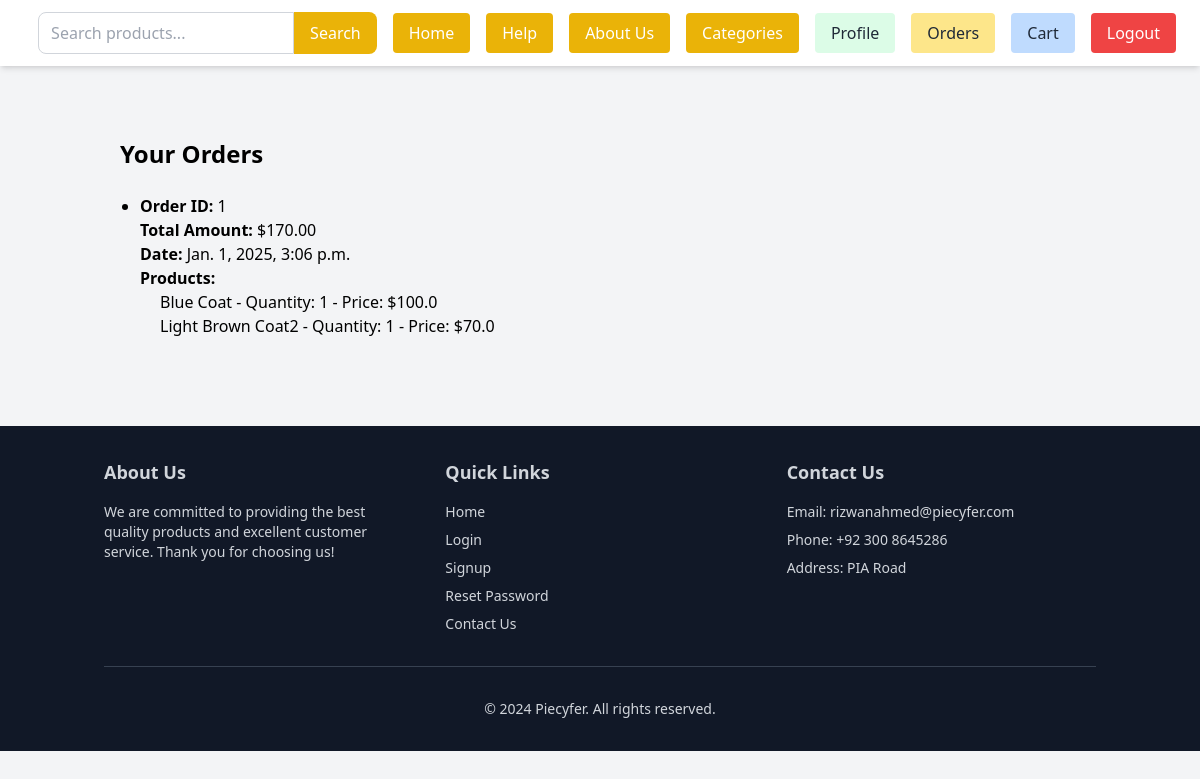
Before: /api/cart/orders/view/ (signed in) with the older database file.
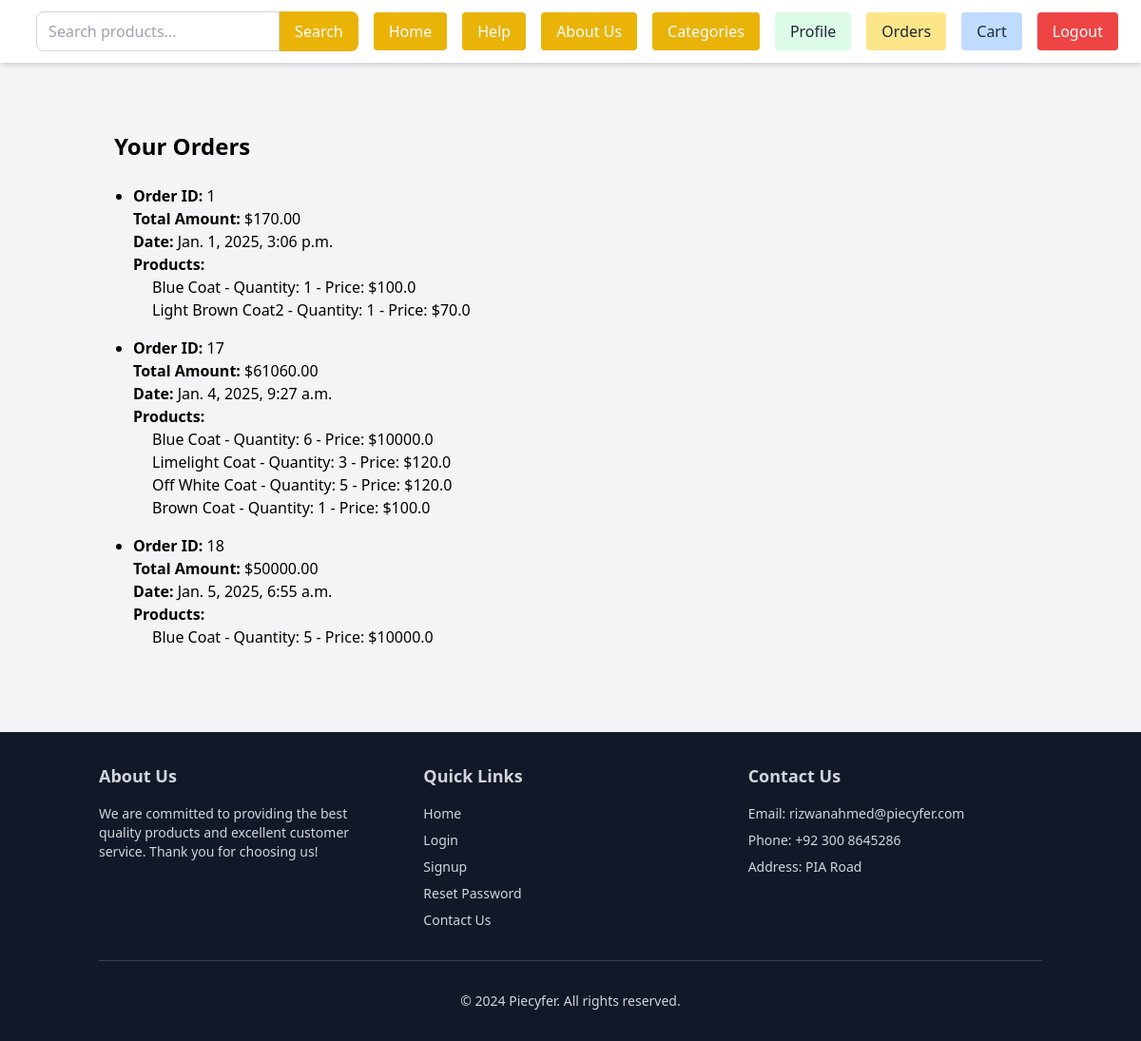
After: the same page with the newer database file.
### cart/models.py (models this page shows, shortened)
class OrderDone(models.Model):
    order_id = models.CharField(max_length=20, unique=True , editable=False)
    user = models.ForeignKey(settings.AUTH_USER_MODEL, on_delete=models.CASCADE)
    products = models.JSONField()
    total_amount = models.DecimalField(max_digits=10, decimal_places=2)
    stripe_session_id = models.CharField(max_length=255, unique=True)
    created_at = models.DateTimeField(auto_now_add=True)
    intent = models.CharField(max_length=255, null=True, blank=True)
    refund_status = models.CharField(max_length=50, default="Not Refunded")
    is_refunded = models.BooleanField(default=False)

### cart/views.py (the view)
# urls.py: path('orders/view/', orders_template_view, name='order-done-template'),
@login_required
def orders_template_view(request):
    orders = OrderDone.objects.filter(user=request.user)
    return render(request, "cart/orders.html", {"orders": orders})

### display/context_processors.py (called while the page is built)
def categories(request):
    return {
        'categories': Category.objects.all()
    }

### cart/templates/cart/orders.html
{% extends 'base.html' %}
{% block content %}
<div class="container mx-auto px-4 py-10">
    <h1 class="text-2xl font-bold mb-6">Your Orders</h1>
    {% if orders %}
    <ul class="list-disc pl-5">
        {% for order in orders %}
        <li class="mb-4">
            <strong>Order ID:</strong> {{ order.id }}<br>
            <strong>Total Amount:</strong> ${{ order.total_amount }}<br>
            <strong>Date:</strong> {{ order.created_at }}<br>
            <strong>Products:</strong>
            <ul class="pl-5">
                {% for product in order.products %}
                <li>
                    {{ product.name }} - Quantity: {{ product.quantity }} - Price: ${{ product.price }}
                </li>
                {% endfor %}
            </ul>
        </li>
        {% endfor %}
    </ul>
    {% else %}
    <p>You have no completed orders.</p>
    {% endif %}
</div>
{% endblock %}

Changed rows visible on the page:
added OrderDone: id "17", total_amount "61060.00", created_at "Jan. 4, 2025, 9:27 a.m.", name "Blue Coat" "Limelight Coat" "Off White Coat" "Brown Coat", quantity "6" "3" "5" "1", price "10000.0" "120.0" "120.0" "100.0"
added OrderDone: id "18", total_amount "50000.00", created_at "Jan. 5, 2025, 6:55 a.m.", name "Blue Coat", quantity "5", price "10000.0"
